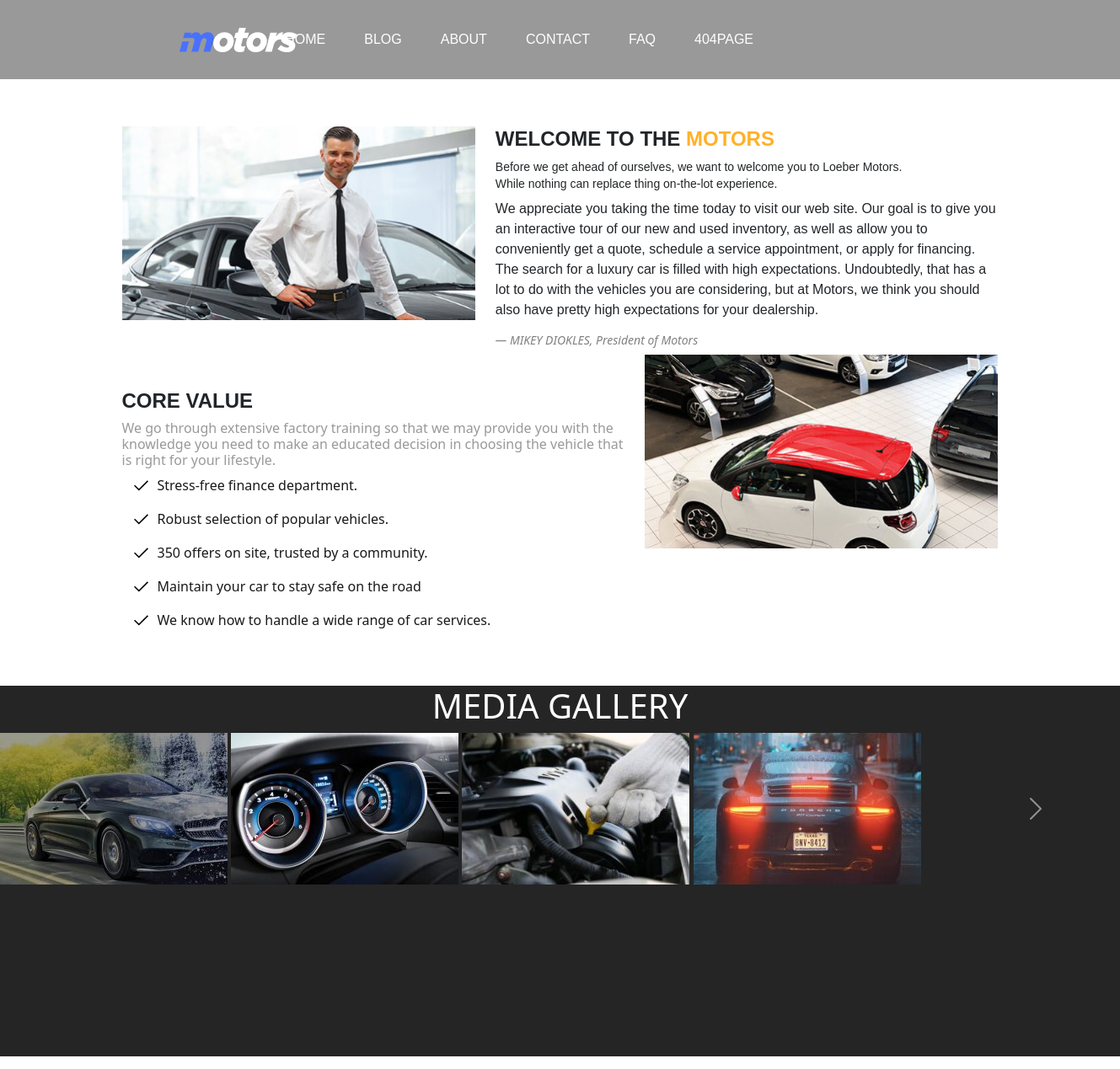
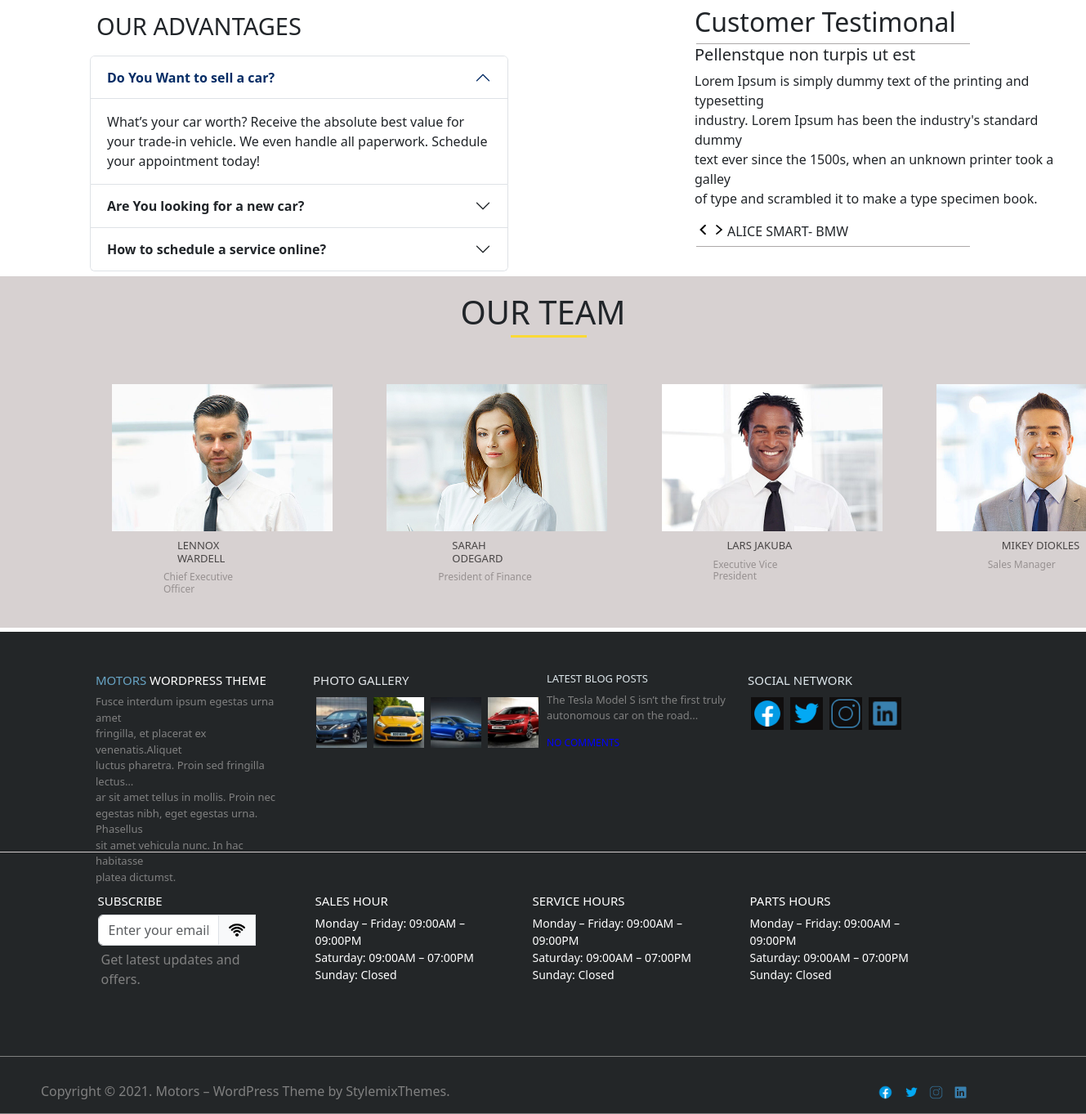
The page /about/ on the database its author committed (2 pictures, top to bottom).
### cars/models.py (models this page shows, shortened)
class Staff(models.Model):
    name=models.CharField(max_length=200, null=True)
    position=models.CharField(max_length=200, null=True)
    image=models.ImageField(null=True, blank=True)

### cars/views.py (the view)
# urls.py: path('about/', views.about, name="about"),
def about(request):
      staff= Staff.objects.all()
      context = {"staff":staff}
      return render(request, 'cars/about.html', context)

### templates/cars/about.html (shortened to what this page needs)
{% extends 'cars/base.html' %}
{% load static %}
{% block content %}
<!DOCTYPE html>
<html lang="en">
<head>
  <link href="https://cdn.jsdelivr.net/npm/bootstrap@5.3.2/dist/css/bootstrap.min.css" rel="stylesheet"
>
  <link rel-="stylesheet" href='{% static "style.css" %}'>
</head>
<body>
  <div class="container">
    <div class="row">
      <div class="col-md-5">
        <img src="../static/images/about-us.jpeg" class="img-fluid">
      </div>
      <div class="col-md-7">
        <div class="child">
          <h3><b>WELCOME TO THE <span>MOTORS</span></b></h3>
          <h5>Before we get ahead of ourselves, we want to welcome you to Loeber Motors.<br>While nothing can replace
            thing on-the-lot experience.</h5>
          <p>We appreciate you taking the time today to visit our web site. Our goal is to give you an interactive tour
            of our new and used inventory, as well as allow you to conveniently get a quote, schedule a service
            appointment, or apply for financing. The search for a luxury car is filled with high expectations.
            Undoubtedly, that has a lot to do with the vehicles you are considering, but at Motors, we think you should
            also have pretty high expectations for your dealership.</p>
          <h6> — MIKEY DIOKLES, President of Motors</h6>
        </div>
      </div>
      <div class="col-md-7">
        <div class="main2">
          <h2>CORE VALUE</h2>
          <h4>We go through extensive factory training so that we may provide you with the knowledge you need to make an
            educated decision in choosing the vehicle that is right for your lifestyle. </h4>
        </div>
        <div class="parent">
          <div class="sentence1 d-flex">
            <img src="../static/images/done.svg" class="img-fluid">
            <p>Stress-free finance department.</p>
          </div>
          <div class="sentence2 d-flex">
            <img src="../static/images/done.svg" class="img-fluid">
            <p>Robust selection of popular vehicles.</p>
          </div>
          <div class="sentence3 d-flex">
            <img src="../static/images/done.svg" class="img-fluid">
            <p>350 offers on site, trusted by a community.</p>
          </div>
          <div class="sentence4 d-flex">
            <img src="../static/images/done.svg" class="img-fluid">
            <p>Maintain your car to stay safe on the road</p>
          </div>
          <div class="sentence5 d-flex">
            <img src="../static/images/done.svg" class="img-fluid">
            <p>We know how to handle a wide range of car services.</p>
          </div>
        </div>
      </div>
      <div class="col-md-5">
        <img src="../static/images/about-us2.jpeg" class="img-fluid">
      </div>
    </div>
  </div>
  <div class="blackbox">
    <h1>MEDIA GALLERY</h1>
    <div id="carouselExampleIndicators" class="carousel slide">
      <div class="carousel-inner ">
        <div class="carousel-item active margin-left:70px">
          <img src="../static/images/blackcar.jpeg" class="img-fluid" alt="...">
          <img src="../static/images/meter.jpeg" class="img-fluid" alt="...">
          <img src="../static/images/service.jpeg" class="img-fluid" alt="...">
          <img src="../static/images/porsche.jpg" class="img-fluid" alt="...">
        </div>
      </div>
      <button class="carousel-control-prev" type="button" data-bs-target="#carouselExampleIndicators"
        data-bs-slide="prev">
        <span class="carousel-control-prev-icon" aria-hidden="true"></span>
      </button>
      <button class="carousel-control-next" type="button" data-bs-target="#carouselExampleIndicators"
        data-bs-slide="next">
        <span class="carousel-control-next-icon" aria-hidden="true"></span>
      </button>
    </div>
  </div>
  <div class="customer">
    <h1>OUR ADVANTAGES</h1>
    <div class="accordion" id="accordionPanelsStayOpenExample">
      <div class="accordion-item">
        <h2 class="accordion-header">
          <button class="accordion-button" type="button" data-bs-toggle="collapse"
            data-bs-target="#panelsStayOpen-collapseOne" aria-expanded="true"
            aria-controls="panelsStayOpen-collapseOne">
            <b>Do You Want to sell a car? </b> </button>
        </h2>
        <div id="panelsStayOpen-collapseOne" class="accordion-collapse collapse show">
          <div class="accordion-body">
            What’s your car worth? Receive the absolute best value for your trade-in vehicle. We even handle all
            paperwork. Schedule your appointment today!
          </div>
        </div>
      </div>
      <div class="accordion-item">
        <h2 class="accordion-header">
          <button class="accordion-button collapsed" type="button" data-bs-toggle="collapse"
            data-bs-target="#panelsStayOpen-collapseTwo" aria-expanded="false"
            aria-controls="panelsStayOpen-collapseTwo">
            <b>Are You looking for a new car? </b> </button>
        </h2>
      </div>
      <div class="accordion-item">
        <h2 class="accordion-header">
          <button class="accordion-button collapsed" type="button" data-bs-toggle="collapse"
            data-bs-target="#panelsStayOpen-collapseThree" aria-expanded="false"
            aria-controls="panelsStayOpen-collapseThree">
            <b>How to schedule a service online? </b> </button>
        </h2>
      </div>
    </div>
  </div>
  <div class="custo" style="padding-top: 100px;">
    <h1>Customer Testimonal</h1>
    <div class="testi">
      <h5>Pellenstque non turpis ut est</h5>
      <p>Lorem Ipsum is simply dummy text of the printing and typesetting <br>industry. Lorem Ipsum has been the
        industry's standard dummy<br>text ever since the 1500s, when an unknown printer took a galley<br>of type and
        scrambled it to make a type specimen book.</p>
      <span>ALICE SMART- BMW</span>
      <div class="im">
        <img src="../static/images/prev.png">
        <img src="../static/images/next.png">
      </div>
    </div>
  </div>
  <div class="tem">
    <h1>OUR TEAM</h1>
    <div class="professors">
      <div class="row g-3 mt-5">
        {% for staff in staff %}
        <div class="col-md-3">
          <div class="team1">
            <img src="{{staff.image.url}}">
            <h5>{{staff.name}}</h5>
            <h6>{{staff.position}}</h6>
          </div>
        </div>
        {% endfor %}
      </div>
    </div>
  </div>
  <div class="footer7">
    <div class="container">
      <div class="row">
        <div class="col-md-3">
          <div class="foot17">
            <h4><span>MOTORS</span> WORDPRESS THEME</h4>
            <p>Fusce interdum ipsum egestas urna amet<br>fringilla, et placerat ex venenatis.Aliquet<br>luctus
              pharetra. Proin sed fringilla lectus…<br>
              ar sit amet tellus in mollis. Proin nec<br>egestas nibh, eget egestas urna. Phasellus<br>sit amet
              vehicula nunc. In hac habitasse<br>platea dictumst.</p>
          </div>
        </div>
        <div class="col-md-3">
          <div class="foot18">
            <h4>PHOTO GALLERY</h4>
            <div class="fo11">
              <div class="fo12">
                <img src="../static/images/nissan_altima_3.jpeg">
              </div>
              <div class="fo13">
                <img src="../static/images/35.jpg">
              </div>
              <div class="fo14">
                <img src="../static/images/blue.jpg">
              </div>
              <div class="fo15">
                <img src="../static/images/red.jpg">
              </div>
            </div>
          </div>
        </div>
        <div class="col-md-3">
          <div class="foot19">
            <h4>LATEST BLOG POSTS</h4>
            <p>The Tesla Model S isn’t the first truly<br>autonomous car on the road...</p>
            <h5>NO COMMENTS</h5>
          </div>
        </div>
        <div class="col-md-3">
          <div class="foot20">
            <h4>SOCIAL NETWORK</h4>
            <div class="social3">
              <div class="face3">
                <img src="../static/images/icons8-facebook-48.png">
              </div>
              <div class="twit3">
                <img src="../static/images/icons8-twitter-48.png">
              </div>
              <div class="insta3">
                <img src="../static/images/icons8-instagram-50.png">
              </div>
              <div class="lin3">
                <img src="../static/images/icons8-linkedin-30.png">
              </div>
            </div>
          </div>
        </div>
      </div>
    </div>
  </div>
  <div class="footer8">
    <div class="container">
      <div class="row">
        <div class="col-md-3">
          <div class="foot21">
            <h2>SUBSCRIBE</h2>
            <div class="input-group">
              <input type="text" class="form-control" placeholder="Enter your email...">
              <span class="input-group-text"><img src="../static/images/wifi.png"></span>
              <p>Get latest updates and offers.</p>
            </div>
          </div>
        </div>
        <div class="col-md-3">
          <div class="foot22">
            <h4>SALES HOUR</h4>
            <p>Monday – Friday: 09:00AM – 09:00PM<br>
              Saturday: 09:00AM – 07:00PM<br>
              Sunday: Closed
            </p>
          </div>
        </div>
        <div class="col-md-3">
          <div class="foot23">
            <h4>SERVICE HOURS</h4>
            <p>Monday – Friday: 09:00AM – 09:00PM<br>
              Saturday: 09:00AM – 07:00PM<br>
              Sunday: Closed</p>
          </div>
        </div>
        <div class="col-md-3">
          <div class="foot24">
            <h4>PARTS HOURS</h4>
            <p>Monday – Friday: 09:00AM – 09:00PM<br>
              Saturday: 09:00AM – 07:00PM<br>
              Sunday: Closed</p>
          </div>
        </div>
      </div>
    </div>
  </div>
  <div class="footer9">
    <p>Copyright © 2021. Motors – WordPress Theme by StylemixThemes.</p>
    <div class="lastpho3">
      <a href="https://www.facebook.com/">
        <img class="fa3" src="../static/images/icons8-facebook-48.png"></a>
      <a href="https://twitter.com/">
        <img class="twi3" src="../static/images/icons8-twitter-48.png"></a>
      <a href="https://www.instagram.com/">
        <img class="ins3" src="../static/images/icons8-instagram-50.png"></a>
      <a href="https://www.linkedin.com/">
        <img class="li3" src="../static/images/icons8-linkedin-30.png"></a>
    </div>
  </div>
  {% endblock %}

### templates/cars/base.html (shortened to what this page needs)
{% load static %}
<!DOCTYPE html>
<html lang="en">
<head>
    <link href="https://cdn.jsdelivr.net/npm/bootstrap@5.0.2/dist/css/bootstrap.min.css" rel="stylesheet">
    <link rel="stylesheet" href="./static/style.css">
</head>
<body>
  <nav class="navbar fixed-top navbar-expand" id="navbar1">
    <div class="container-fluid">
      <img id="logo1" src="{% static 'images/logo-1.png' %}">
      </div>
      <div class="collapse navbar-collapse" id="Navbarnav">
        <ul class="navbar-nav">
          <li class="nav-item">
            <a class="nav-link" href="{% url 'home' %}">HOME</a>
          </li>
          <li class="nav-item">
            <a class="nav-link" href="{% url 'blog' %}">BLOG</a>
          </li>
          <li class="nav-item">
            <a class="nav-link" href="{% url 'about' %}">ABOUT</a>
          </li>
          <li class="nav-item">
            <a class="nav-link" href="{% url 'contact' %}">CONTACT</a>
          </li>
          <li class="nav-item">
            <a class="nav-link" href="{% url 'faq' %}">FAQ</a>
          </li>
          <li class="nav-item">
            <a class="nav-link" href="{% url 'page' %}">404PAGE</a>
          </li>
        </ul>
      </div>
  </nav>
      <div class="container">
    </div>
        {% block content %}
        {% endblock %}
</body>
</html>

### templates/cars/base.html (style rules this page uses)
#navbar1 li a { color:white; font-size:16px; }
#logo1 { margin-left:70%; }
#navbar1 { background-color:rgb(153,153,153); padding:27px; }
#navbar1 ul { margin-right:400px; }
#navbar1 a { margin-left: 30px; font-family:'Lucida Sans', 'Lucida Sans Regular', 'Lucida Grande', 'Lucida Sans Unicode', Geneva, Verdana, sans-serif }

### rows shown on the page
Staff: image (picture), name "LENNOX WARDELL", position "Chief Executive Officer"
Staff: image (picture), name "SARAH ODEGARD", position "President of Finance"
Staff: image (picture), name "LARS JAKUBA", position "Executive Vice President"
Staff: image (picture), name "MIKEY DIOKLES", position "Sales Manager"
